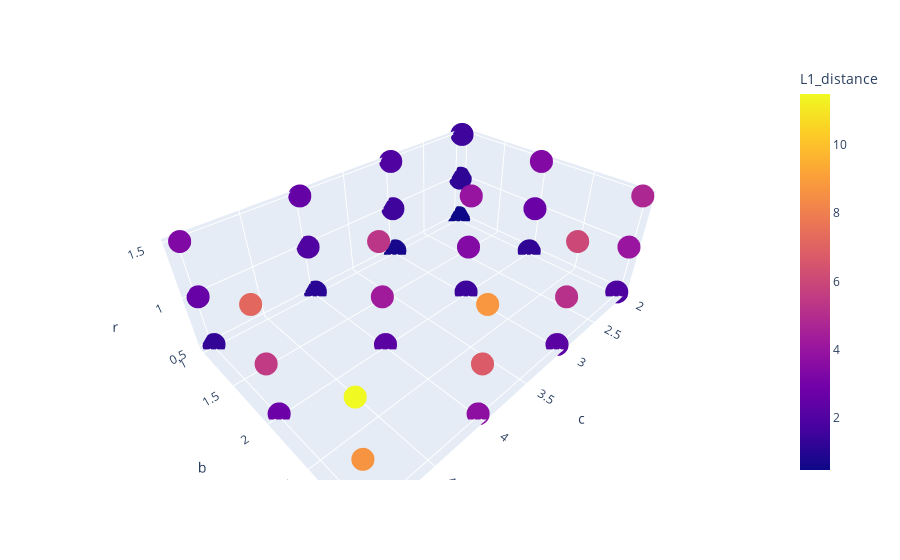

Notebook source saved alongside this figure:
### Code cell
import plotly.express as px

fig = px.scatter_3d(
    df,
    x='c',
    y='b',
    z='r',
    color='L1_distance'
)

fig.show()

### Figure 1 — Plotly figure (JSON) as saved in the notebook; plotly's stock layout.template omitted (floating-point values rounded to 4 significant figures)
{"data": [{"hovertemplate": "c=%{x}<br>b=%{y}<br>r=%{z}<br>L1_distance=%{marker.color}<extra></extra>", "legendgroup": "", "marker": {"color": [0.4572, 1.195, 1.541, 1.219, 2.654, 3.373, 1.92, 4.049, 4.748, 0.6436, 1.539, 1.955, 1.499, 3.396, 3.973, 2.262, 5.133, 6.032, 1.057, 1.963, 2.549, 2.267, 4.289, 5.317, 3.692, 6.747, 8.789, 1.265, 2.6, 3.328, 2.751, 5.501, 7.199, 4.46, 8.684, 11.5], "coloraxis": "coloraxis", "symbol": "circle"}, "mode": "markers", "name": "", "scene": "scene", "showlegend": false, "type": "scatter3d", "x": [2, 2, 2, 2, 2, 2, 2, 2, 2, 3, 3, 3, 3, 3, 3, 3, 3, 3, 4, 4, 4, 4, 4, 4, 4, 4, 4, 5, 5, 5, 5, 5, 5, 5, 5, 5], "y": [1, 1, 1, 2, 2, 2, 3, 3, 3, 1, 1, 1, 2, 2, 2, 3, 3, 3, 1, 1, 1, 2, 2, 2, 3, 3, 3, 1, 1, 1, 2, 2, 2, 3, 3, 3], "z": [0.5, 1.0, 1.5, 0.5, 1.0, 1.5, 0.5, 1.0, 1.5, 0.5, 1.0, 1.5, 0.5, 1.0, 1.5, 0.5, 1.0, 1.5, 0.5, 1.0, 1.5, 0.5, 1.0, 1.5, 0.5, 1.0, 1.5, 0.5, 1.0, 1.5, 0.5, 1.0, 1.5, 0.5, 1.0, 1.5]}], "layout": {"coloraxis": {"colorbar": {"title": {"text": "L1_distance"}}, "colorscale": [[0, "#0d0887"], [0.1111, "#46039f"], [0.2222, "#7201a8"], [0.3333, "#9c179e"], [0.4444, "#bd3786"], [0.5556, "#d8576b"], [0.6667, "#ed7953"], [0.7778, "#fb9f3a"], [0.8889, "#fdca26"], [1, "#f0f921"]]}, "legend": {"tracegroupgap": 0}, "margin": {"t": 60}, "scene": {"domain": {"x": [0, 1], "y": [0, 1]}, "xaxis": {"title": {"text": "c"}}, "yaxis": {"title": {"text": "b"}}, "zaxis": {"title": {"text": "r"}}}}}
